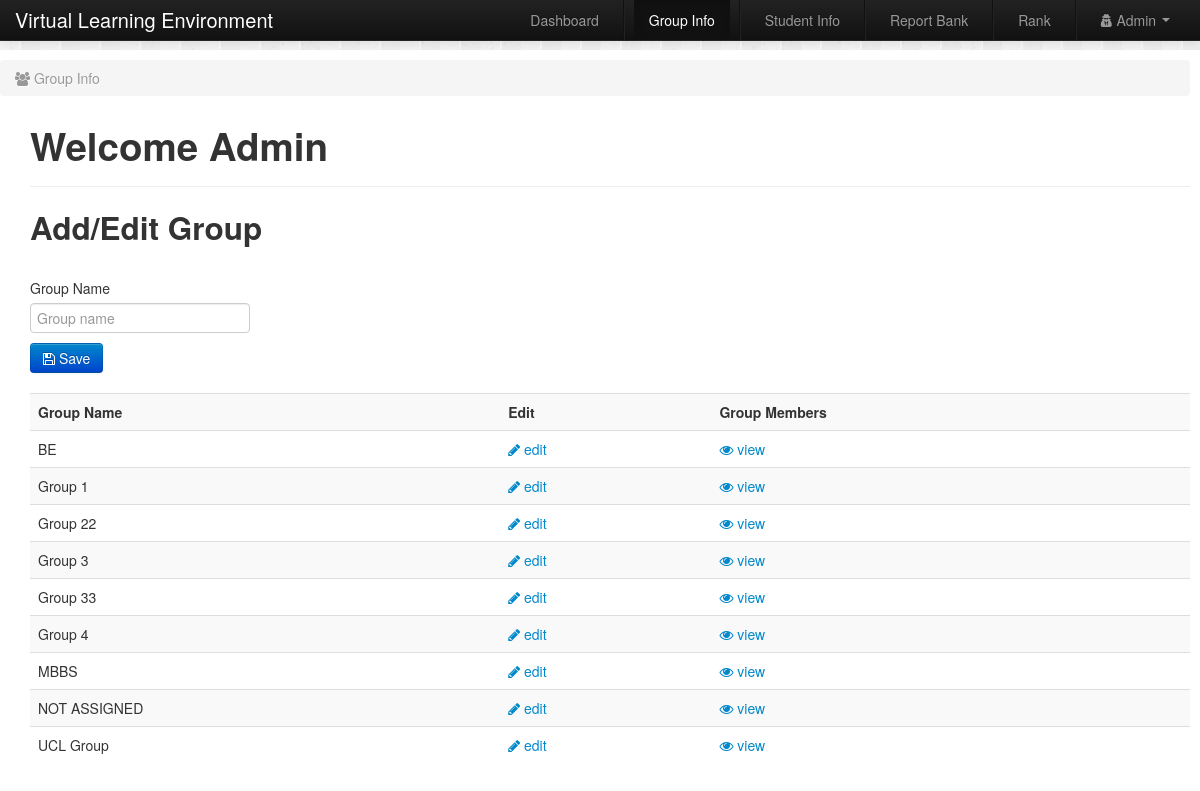
/admin/grouping.php (signed in), run on the app's committed database.
### tables this page shows
CREATE TABLE IF NOT EXISTS `groups` (
`groupID` int(10) unsigned NOT NULL,
  `groupName` varchar(32) NOT NULL
);

### admin/grouping.php (the view, shortened to what this page needs)
<?php
include_once('../lib/header.php');
include("../lib/connect.php");
?>
<div class="navbar navbar-fixed-top navbar-inverse">
        <div class="navbar-inner">
            <div class="container">
                <a class="brand" href="../index.php">Virtual Learning Environment</a>
                <div class="nav-collapse">
                    <ul class="nav pull-right">
                        <li role="presentation"><a href="index.php">Dashboard</a></li>
                        <li class="divider-vertical"></li>
                        <li role="presentation" class="active"><a href="grouping.php">Group Info</a></li>
                        <li class="divider-vertical"></li>
                        <li role="presentation"><a href="student-detail.php">Student Info</a></li>
                        <li class="divider-vertical"></li>
                        <li role="presentation"><a href="reports-bank.php">Report Bank</a></li>
                        <li class="divider-vertical"></li>
                        <li role="presentation"><a href="ranking.php">Rank</a></li>
                        <li class="divider-vertical"></li>
                        <li class="dropdown">
                        <a href="#" class="dropdown-toggle" data-toggle="dropdown"><i class="fa fa-user-secret"></i> <?php echo $_SESSION['admin']['firstName']?>
                        <b class="caret"></b></a>
                        </li>
                    </ul>
                </div>
            </div>
        </div>
    </div>
    <div id="page-wrapper">
            <div class="container-fluid">
                <div class="row">
                    <div class="col-lg-12">
                        <ol class="breadcrumb">
                            <li class="active">
                                <i class="fa fa-users"></i> Group Info</a>
                            </li>
                        </ol>
                    </div>
                </div>
    <h1>Welcome <?php echo $_SESSION['admin']['firstName']?></h1>
<?php
$sql = "SELECT * FROM groups where groupID !=0 order by groupName";
try{
    $stmt = $db->prepare($sql);
    $result = $stmt->execute();
}
catch(PDOException $ex){ die("Failed to run query: " . $ex->getMessage()); }
$row = $stmt->fetchAll();
if ($row) { ?>
        <hr/>
    <form name = "groupsInfo" method = "post" action = "add-edit-group.php" class="form-signin">
        <h2 class="form-signin-heading">Add/Edit Group</h2>
        <br/>
        <label for="inputEmail" class="sr-only">Group Name</label>
        <input type="text" value="<?php echo isset($_GET['gn'])?$_GET['gn']:'';  ?>" maxlength="30" name="groupName" id="groupName" class="form-control" placeholder="Group name" required autofocus>
        <br/>
        <button class="btn btn-primary btn-sm" type="submit"><i class="fa fa-save"></i>  Save</button>
    </form>
    <table class="table table-striped">
        <tr>
            <th>Group Name</th>
            <th>Edit</th>
            <th>Group Members</th>
        </tr>
        <?php
        foreach($row as $row) { ?>
            <tr>
                <td><?php echo $row['groupName']; ?></td>
                <td>
                    <a href="grouping.php?gid=<?php echo $row['groupID'];?>&gn=<?php echo $row['groupName'];?>"><i class="fa fa-pencil"></i> edit</a>
                </td>
                <td>
                    <a href="student-detail.php?gid=<?php echo $row['groupID'];?>"><i class="fa fa-eye"></i> view</a>
                </td>
            </tr>
        <?php }
        ?>
    </table>
<?php } else { ?>
    <h5>No groups found</h5>
<?php } ?>
<?php include_once('../lib/footer.php'); ?>

### lib/header.php (shortened to what this page needs)
<!DOCTYPE html>
<html>
<head>
    <link href="../css/bootstrap.min.css" rel="stylesheet" media="screen">
    <link href="../css/sb-admin.css" rel="stylesheet">
    <link href="../font-awesome/css/font-awesome.min.css" rel="stylesheet" type="text/css">
</head>
<body>

### lib/footer.php (shortened to what this page needs)
</div>
</div>
</body>
</html>

### css/sb-admin.css (style rules this page uses)
body { margin-top: 100px; background-color: #222; background: url(../img/bglight.png); }
@media (min-width:768px) { body { margin-top: 50px; } }
#page-wrapper { width: 100%; padding: 0; background-color: #fff; }
@media (min-width:768px) { #page-wrapper { padding: 10px; } }

### data on the page
groups: groupName "BE"
groups: groupName "Group 1"
groups: groupName "Group 22"
groups: groupName "Group 3"
groups: groupName "Group 33"
groups: groupName "Group 4"
groups: groupName "MBBS"
groups: groupName "NOT ASSIGNED"
groups: groupName "UCL Group"

### other printed values
$_SESSION['admin']['firstName'] "Admin"
